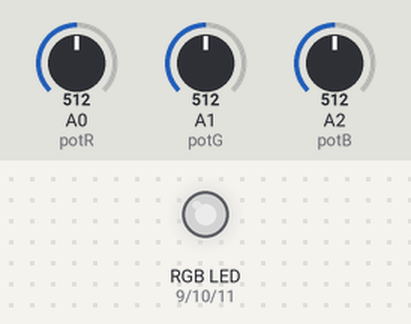
The sketch below on a simulated Arduino Uno, built with avr-gcc and run on an emulated ATmega328P. Shown: an RGB LED mixed from three pins (HIGH = lit). Inputs (shaded band) come from the test bench; at power-on: A0 (potR) = 512, A1 (potG) = 512, A2 (potB) = 512. Dim RGB values are drawn brighter than linear.

Above: at 1.2 s.
1.3 s: A0 (potR) set to 716
At 2.1 s:
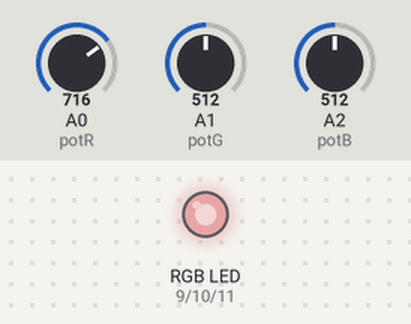
2.8 s: A1 (potG) set to 716
At 3.3 s:
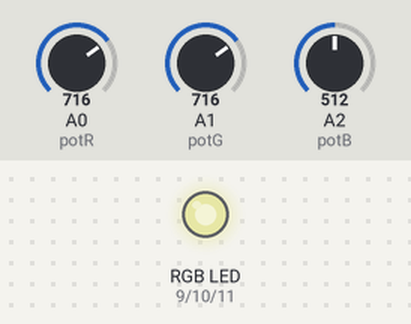
4.3 s: A2 (potB) set to 716
At 5.5 s:
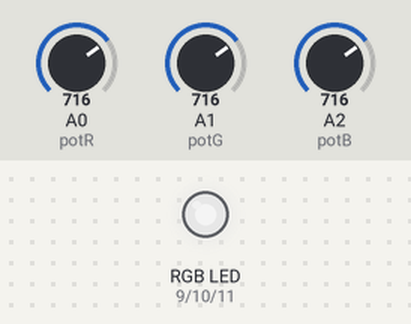
5.8 s: A0 (potR) set to 900
At 6.7 s:
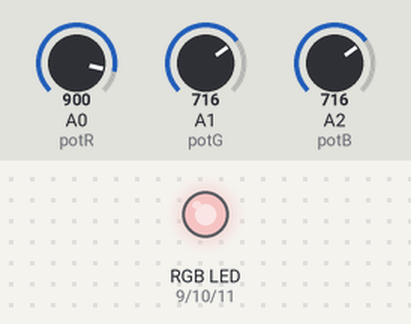
7.3 s: A1 (potG) set to 900
At 7.9 s:
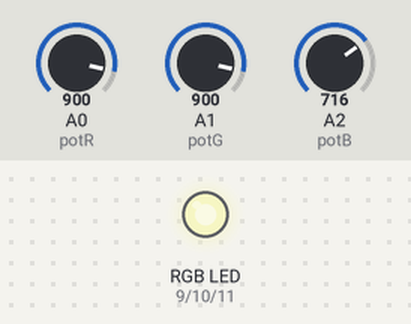
8.8 s: A2 (potB) set to 900
At 10.2 s:
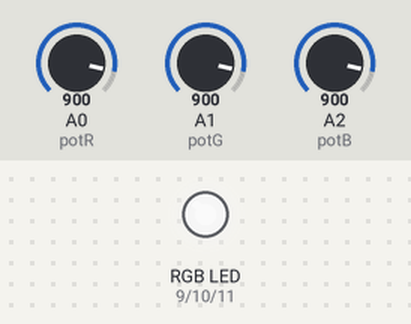
Timing chart, 0 to 11.3 s (numbered marks = the images above; inputs shaded):
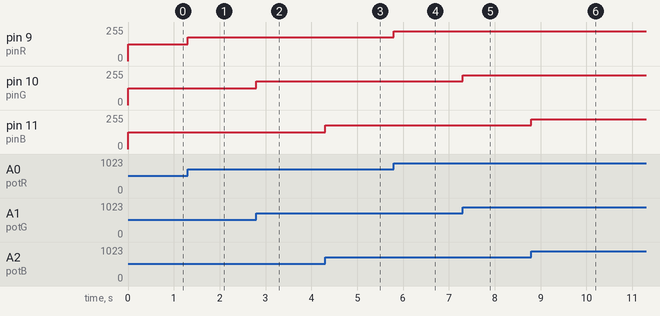

The sketch:

exercicio-02.ino
```cpp
// Pinos dos LEDs RGB
int pinR = 9;
int pinG = 10;
int pinB = 11;

// Pinos dos potenciômetros
int potR = A0;
int potG = A1;
int potB = A2;

void setup()
{
  pinMode(pinR, OUTPUT);
  pinMode(pinG, OUTPUT);
  pinMode(pinB, OUTPUT);
}

void loop()
{
  // Leitura dos potenciômetros (0–1023)
  int valR = analogRead(potR);
  int valG = analogRead(potG);
  int valB = analogRead(potB);

  // Mapeamento para PWM (0–255)
  valR = map(valR, 0, 1023, 0, 255);
  valG = map(valG, 0, 1023, 0, 255);
  valB = map(valB, 0, 1023, 0, 255);

  // Ajuste das cores
  analogWrite(pinR, valR);
  analogWrite(pinG, valG);
  analogWrite(pinB, valB);
}
```

Measured:
- after the input at 1.3 s, pin 9 (pinR): 127/255 → 178/255 at once
- after the input at 2.8 s, pin 10 (pinG): 127/255 → 178/255 at once
- after the input at 4.3 s, pin 11 (pinB): 127/255 → 178/255 at once
- after the input at 5.8 s, pin 9 (pinR): 178/255 → 224/255 at once
- after the input at 7.3 s, pin 10 (pinG): 178/255 → 224/255 at once
- after the input at 8.8 s, pin 11 (pinB): 178/255 → 224/255 at once
